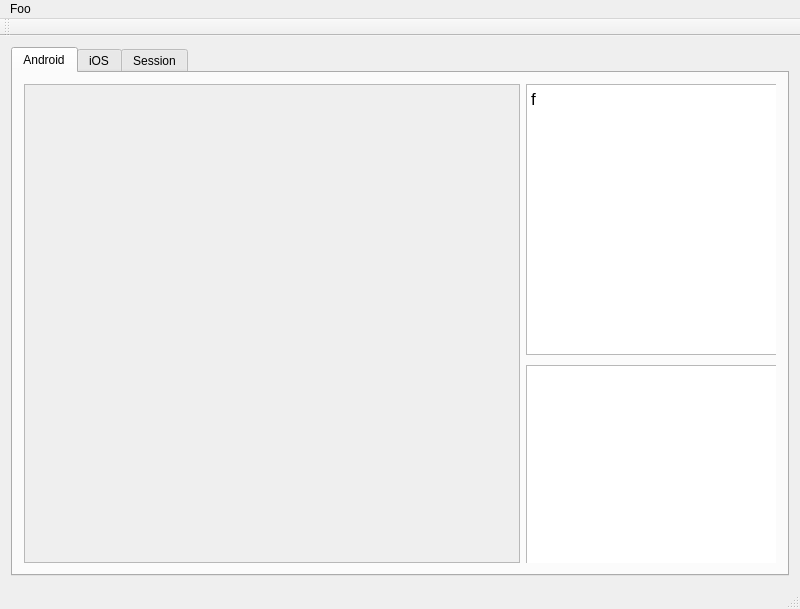
<?xml version="1.0" encoding="UTF-8"?>
<ui version="4.0">
 <class>MainWindow</class>
 <widget class="QMainWindow" name="MainWindow">
  <property name="geometry">
   <rect>
    <x>0</x>
    <y>0</y>
    <width>800</width>
    <height>609</height>
   </rect>
  </property>
  <property name="minimumSize">
   <size>
    <width>600</width>
    <height>600</height>
   </size>
  </property>
  <property name="baseSize">
   <size>
    <width>800</width>
    <height>600</height>
   </size>
  </property>
  <property name="windowTitle">
   <string>MainWindow</string>
  </property>
  <widget class="QWidget" name="centralWidget">
   <property name="sizePolicy">
    <sizepolicy hsizetype="Expanding" vsizetype="Expanding">
     <horstretch>0</horstretch>
     <verstretch>0</verstretch>
    </sizepolicy>
   </property>
   <layout class="QHBoxLayout" name="horizontalLayout">
    <item>
     <widget class="QTabWidget" name="tabWidget">
      <property name="tabShape">
       <enum>QTabWidget::Rounded</enum>
      </property>
      <property name="currentIndex">
       <number>0</number>
      </property>
      <widget class="QWidget" name="androidTab">
       <property name="sizePolicy">
        <sizepolicy hsizetype="Expanding" vsizetype="Expanding">
         <horstretch>0</horstretch>
         <verstretch>0</verstretch>
        </sizepolicy>
       </property>
       <attribute name="title">
        <string>Android</string>
       </attribute>
       <layout class="QHBoxLayout" name="horizontalLayout_2">
        <item>
         <layout class="QHBoxLayout" name="horizontalLayout_3">
          <item>
           <widget class="QScrollArea" name="androidScrollArea">
            <property name="sizePolicy">
             <sizepolicy hsizetype="Preferred" vsizetype="Expanding">
              <horstretch>0</horstretch>
              <verstretch>0</verstretch>
             </sizepolicy>
            </property>
            <property name="widgetResizable">
             <bool>true</bool>
            </property>
            <widget class="QWidget" name="androidScrollAreaContents">
             <property name="geometry">
              <rect>
               <x>0</x>
               <y>0</y>
               <width>460</width>
               <height>470</height>
              </rect>
             </property>
             <property name="sizePolicy">
              <sizepolicy hsizetype="Preferred" vsizetype="Expanding">
               <horstretch>0</horstretch>
               <verstretch>0</verstretch>
              </sizepolicy>
             </property>
             <layout class="QVBoxLayout" name="verticalLayout">
              <item>
               <layout class="QFormLayout" name="androidForm">
                <property name="sizeConstraint">
                 <enum>QLayout::SetNoConstraint</enum>
                </property>
                <property name="fieldGrowthPolicy">
                 <enum>QFormLayout::ExpandingFieldsGrow</enum>
                </property>
                <property name="labelAlignment">
                 <set>Qt::AlignLeading|Qt::AlignLeft|Qt::AlignVCenter</set>
                </property>
                <property name="formAlignment">
                 <set>Qt::AlignLeading|Qt::AlignLeft|Qt::AlignTop</set>
                </property>
               </layout>
              </item>
             </layout>
            </widget>
           </widget>
          </item>
         </layout>
        </item>
        <item>
         <widget class="QFrame" name="frame">
          <property name="sizePolicy">
           <sizepolicy hsizetype="Fixed" vsizetype="Expanding">
            <horstretch>0</horstretch>
            <verstretch>0</verstretch>
           </sizepolicy>
          </property>
          <property name="minimumSize">
           <size>
            <width>250</width>
            <height>0</height>
           </size>
          </property>
          <widget class="QTextBrowser" name="descriptionBrowser">
           <property name="geometry">
            <rect>
             <x>0</x>
             <y>0</y>
             <width>256</width>
             <height>271</height>
            </rect>
           </property>
           <property name="html">
            <string>&lt;!DOCTYPE HTML PUBLIC &quot;-//W3C//DTD HTML 4.0//EN&quot; &quot;http://www.w3.org/TR/REC-html40/strict.dtd&quot;&gt;
&lt;html&gt;&lt;head&gt;&lt;meta name=&quot;qrichtext&quot; content=&quot;1&quot; /&gt;&lt;style type=&quot;text/css&quot;&gt;
p, li { white-space: pre-wrap; }
&lt;/style&gt;&lt;/head&gt;&lt;body style=&quot; font-family:'.Helvetica Neue DeskInterface'; font-size:13pt; font-weight:400; font-style:normal;&quot;&gt;
&lt;p style=&quot; margin-top:0px; margin-bottom:0px; margin-left:0px; margin-right:0px; -qt-block-indent:0; text-indent:0px;&quot;&gt;f&lt;/p&gt;&lt;/body&gt;&lt;/html&gt;</string>
           </property>
           <property name="placeholderText">
            <string/>
           </property>
          </widget>
          <widget class="QTextBrowser" name="helpBrowser">
           <property name="geometry">
            <rect>
             <x>0</x>
             <y>281</y>
             <width>256</width>
             <height>201</height>
            </rect>
           </property>
          </widget>
         </widget>
        </item>
       </layout>
      </widget>
      <widget class="QWidget" name="tab_2">
       <attribute name="title">
        <string>iOS</string>
       </attribute>
      </widget>
      <widget class="QWidget" name="tab_3">
       <attribute name="title">
        <string>Session</string>
       </attribute>
      </widget>
     </widget>
    </item>
   </layout>
  </widget>
  <widget class="QToolBar" name="mainToolBar">
   <attribute name="toolBarArea">
    <enum>TopToolBarArea</enum>
   </attribute>
   <attribute name="toolBarBreak">
    <bool>false</bool>
   </attribute>
  </widget>
  <widget class="QStatusBar" name="statusBar"/>
  <widget class="QMenuBar" name="menuBar">
   <property name="geometry">
    <rect>
     <x>0</x>
     <y>0</y>
     <width>800</width>
     <height>22</height>
    </rect>
   </property>
   <widget class="QMenu" name="menuFoo">
    <property name="geometry">
     <rect>
      <x>-1565</x>
      <y>125</y>
      <width>128</width>
      <height>65</height>
     </rect>
    </property>
    <property name="title">
     <string>Foo</string>
    </property>
    <addaction name="actionBar"/>
   </widget>
   <addaction name="menuFoo"/>
  </widget>
  <action name="actionBar">
   <property name="text">
    <string>Bar</string>
   </property>
  </action>
 </widget>
 <layoutdefault spacing="6" margin="11"/>
 <resources/>
 <connections/>
</ui>
